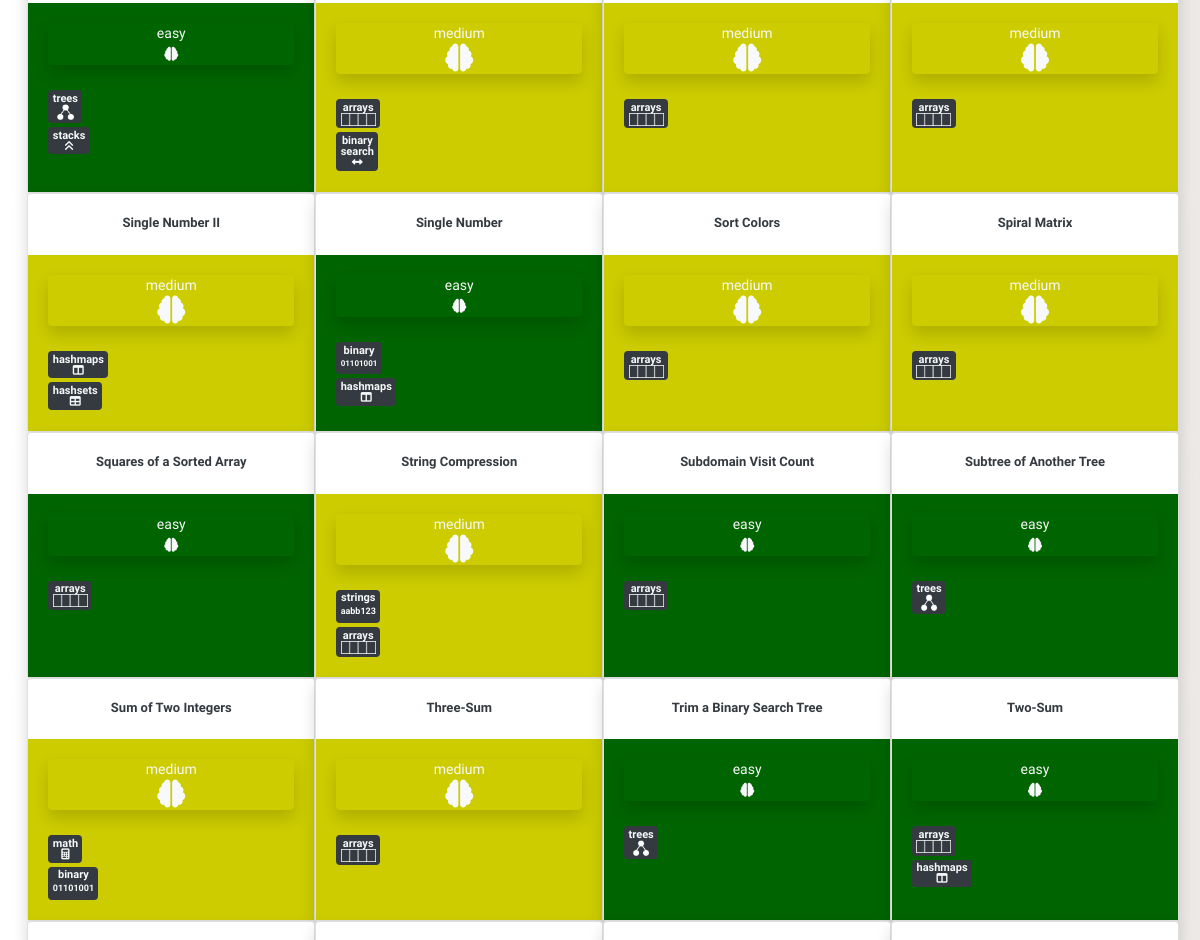
/ (middle part), run on an earlier commit of the app's database.
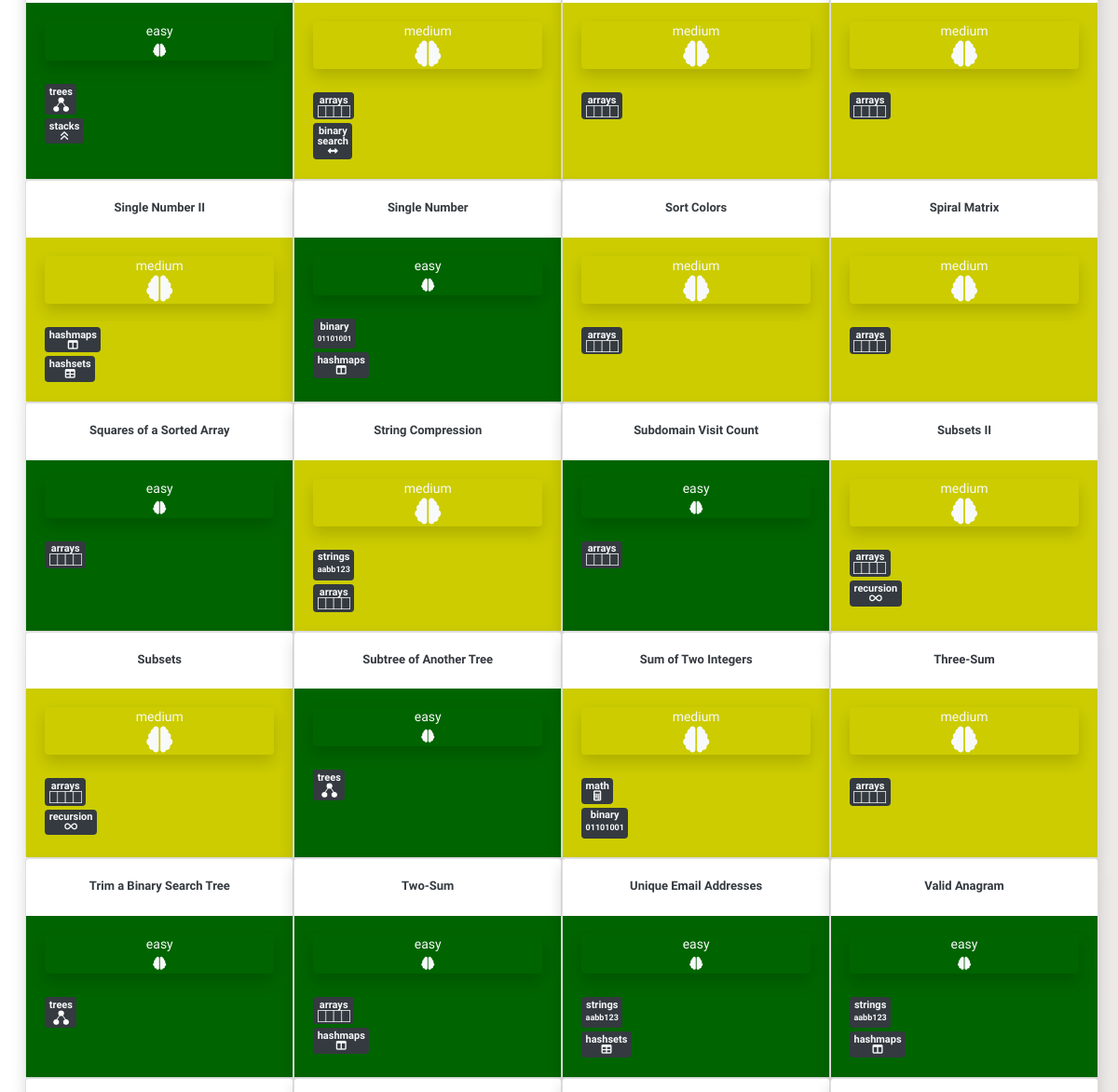
And on a later commit of the database.
### blog/models.py (models this page shows, shortened)
class Post(models.Model):
    author = models.TextField()
    title = RichTextField()
    category = models.TextField(choices = CATEGORY_CHOICES, default = 'arrays')
    alt_category = models.TextField(choices = CATEGORY_CHOICES, blank=True, null = True)
    difficulty = models.TextField(choices = DIFFICULTY_CHOICES, default = 'easy')
    description = RichTextField()
    text = RichTextField()
    explanation = RichTextField()
    additional_notes = RichTextField(blank=True, null = True)
    published_date = models.DateTimeField(blank=True, null=True)

### blog/views.py (the view)
# urls.py: path('', views.PostListView.as_view(), name='post_list'),
class PostListView(ListView):
    model = Post
    def get_queryset(self):
        return Post.objects.all().order_by('title')

### blog/templates/blog/post_list.html (shortened to what the changed rows need)
{% extends 'blog/base.html' %}
{% load static %}
{% block content %}
<div class="postlist col-md-12">
    {% if not post_list.count %}
    <h1 class = "counter my-5" align = "center">No Questions Found</h1>
    <br><br>
    {% elif post_list.count == 1 %}
    <h1 class = "counter my-3" align="center">{{post_list.count}} Question</h1>
    <br><br>
    {% else %}
    <br><br>
    {% endif %}
  <div class="row">
  {% for post in post_list %}
  <div class="card shadow" style="width: 25%">
    <br>
    <h3 align="center"><a class="check text-dark" style = "font-size:13px;" href="{% url 'post_detail' pk=post.pk %}">
      <b>{{ post.title|safe }}</b></a></h3>
    {% if post.difficulty == "easy" %}
    <div class="card-body" style="background-color: rgb(0,100,0)">
    {% elif post.difficulty == "medium" %}
    <div class="card-body" style="background-color: rgb(204,204,0)">
    {% elif post.difficulty == "hard" %}
    <div class="card-body" style="background-color: rgb(128,0,0)"">
    {% endif %}
      <div class="postdifficulty text-light shadow rounded"align="center">
        <a class="text-light" href="{% url 'difficulty_post_list' difficulty=post.difficulty %}">
        {{post.difficulty}}
        <br>
        {% if post.difficulty == "medium" %}
        <i class="fas fa-brain fa-2x"></i>
        {% elif post.difficulty == "hard" %}
        <i class="fas fa-brain fa-3x"></i>
        {% else %}
        <i class="fas fa-brain"></i>
        {% endif %}
        </a>
      </div>
      <br>
        <div class="category text-light badge badge-dark my-1">
        <a class="text-light" href="{% url 'category_post_list' category=post.category %}">
        {% if post.category != "linked lists" and post.category != "binary search"%}
        <h8>{{post.category}}</h8>
        {% endif %}
        <br>
        {% if post.category == "linked lists" %}
        <img src="{% static 'images/thumbnail_image8.png' %}" width="45" height="12">
        {% elif post.category == "trees" %}
        <img src="{% static 'images/thumbnail_image5.png' %}" width="16.5" height="16.5">
        {% elif post.category == "arrays" %}
        <img src="{% static 'images/thumbnail_image7.png' %}" width="35" height="13">
        {% elif post.category == "strings" %}
        <p class= "my-1" style = "font-size: 9px; font: verdana;"><b>aabb123</b></p>
        {% elif post.category == "hashsets" %}
        <i class="fas fa-table"></i>
        {% elif post.category == "hashmaps" %}
        <i class="fas fa-columns"></i>
        {% elif post.category == "DP" %}
        <i class="my-1 fas fa-sort-amount-up"></i>
        {% elif post.category == "math" %}
        <i class="fas fa-calculator"></i>
        {% elif post.category == "graphs" %}
        <i class="fas fa-th"></i>
        {% elif post.category == "stacks" %}
        <i class="fas fa-angle-double-up"></i>
        {% elif post.category == "queues" %}
        <i class="fas fa-angle-double-right"></i>
        {% elif post.category == "recursion" %}
        <i class="fas fa-infinity"></i>
        {% elif post.category == "tries" %}
        <img src="{% static 'images/thumbnail_image6.png' %}" width="25.3" height="22">
        {% elif post.category == "binary" %}
        <p class= "my-1" style = "font-size: 8px; font: verdana;"><b>01101001</b></p>
        {% elif post.category == "binary search" %}
        <i class="fas fa-arrows-alt-h"></i>
        {% elif post.category == "heaps" %}
        <img src="{% static 'images/thumbnail_image5.png' %}" width="16.5" height="16.5">
        {% endif %}
        </a>
        </div>
        <br>
        {% if post.alt_category %}
        <div class="alt_category text-light badge badge-dark">
        {% else %}
        <div class="alt_category text-light">
        {% endif %}
        <a class="text-light" href="{% url 'category_post_list' category=post.alt_category %}">
          {% if post.alt_category == "linked lists" %}
          <h8>linked <br>lists</h8>
          {% elif post.alt_category == "binary search" %}
          <h8>binary <br>search</h8>
          {% endif %}
          {% if post.alt_category and post.alt_category != "linked lists" and post.alt_category != "binary search"%}
          <h8>{{post.alt_category}}</h8>
          {% endif %}
          <br>
        {% if post.alt_category == "linked lists" %}
        <img src="{% static 'images/thumbnail_image8.png' %}" width="45" height="12">
        {% elif post.alt_category == "trees" %}
        <img src="{% static 'images/thumbnail_image5.png' %}" width="16.5" height="16.5">
        {% elif post.alt_category == "arrays" %}
        <img src="{% static 'images/thumbnail_image7.png' %}" width="35" height="13">
        {% elif post.alt_category == "hashmaps" %}
        <i class="fas fa-columns"></i>
        {% elif post.alt_category == "DP" %}
        <i class="my-1 fas fa-sort-amount-up"></i>
        {% elif post.alt_category == "math" %}
        <i class="fas fa-calculator"></i>
        {% elif post.alt_category == "graphs" %}
        <i class="fas fa-th fa-2x"></i>
        {% elif post.alt_category == "stacks" %}
        <i class="fas fa-angle-double-up"></i>
        {% elif post.alt_category == "queues" %}
        <i class="fas fa-angle-double-right"></i>
        {% elif post.alt_category == "strings" %}
        <p class= "my-1" style = "font-size: 9px; font: verdana;"><b>aabb123</b></p>
        {% elif post.alt_category == "hashsets" %}
        <i class="fas fa-table"></i>
        {% elif post.alt_category == "recursion" %}
        <i class="fas fa-infinity"></i>
        {% elif post.alt_category == "tries" %}
        <img src="{% static 'images/thumbnail_image6.png' %}" width="25.3" height="22">
        {% elif post.alt_category == "heaps" %}
        <img src="{% static 'images/thumbnail_image5.png' %}" width="16.5" height="16.5">
        {% elif post.alt_category == "binary" %}
        <p class= "my-1" style = "font-size: 9px; font: verdana;"><b>01101001</b></p>
        {% elif post.alt_category == "binary search" %}
        <i class="fas fa-arrows-alt-h"></i>
        {% endif %}
        </a>
        </div>
    </div>
  </div>
  {% endfor %}
  </div>
</div>
{% endblock %}

What changed in the data, as far as the page shows it:
added Post: title "Subsets II", difficulty "medium", category "arrays", alt_category "recursion"
added Post: title "Subsets", difficulty "medium", category "arrays", alt_category "recursion"
now on this page (row unchanged): Post: title "Unique Email Addresses", difficulty "easy", category "strings", shows "aabb123", alt_category "hashsets"
now on this page (row unchanged): Post: title "Valid Anagram", difficulty "easy", category "strings", shows "aabb123", alt_category "hashmaps"
